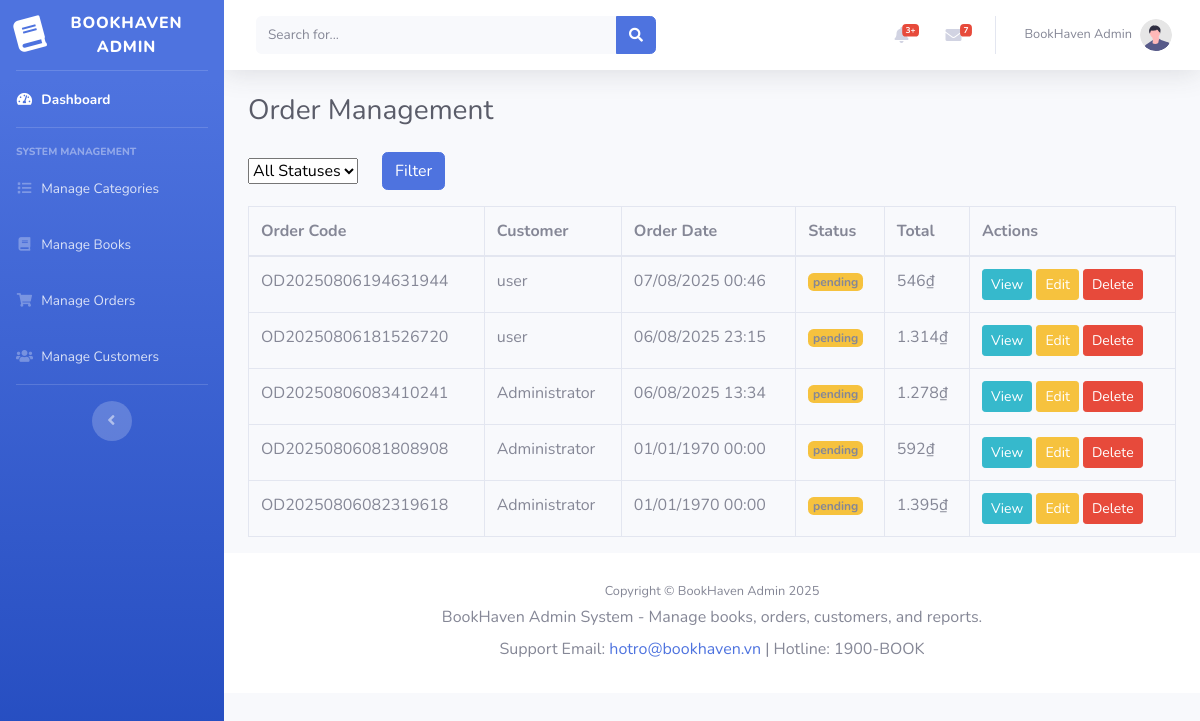
/admin/orders/index.php, run on the app's committed database.
### tables this page shows
CREATE TABLE `orders` (
  `id` int(11) NOT NULL,
  `user_id` int(11) DEFAULT NULL,
  `order_code` varchar(255) NOT NULL,
  `note` text DEFAULT NULL,
  `status` varchar(100) DEFAULT NULL,
  `subtotal` decimal(10,2) DEFAULT NULL,
  `tax_fee` decimal(10,2) DEFAULT NULL,
  `total` decimal(10,2) DEFAULT NULL,
  `created_at` datetime DEFAULT NULL,
  `updated_at` datetime DEFAULT NULL
);

CREATE TABLE `users` (
  `id` int(11) NOT NULL,
  `name` varchar(255) NOT NULL,
  `email` varchar(255) NOT NULL,
  `phone` varchar(255) NOT NULL,
  `password` varchar(255) NOT NULL,
  `role` varchar(255) NOT NULL DEFAULT 'user',
  `address` varchar(255) DEFAULT NULL
);

### admin/orders/index.php (the view, shortened to what this page needs)
<?php
require_once __DIR__ . '/../../config/database.php';
include __DIR__ . '/../admin_header.php';
$status = isset($_GET['status']) ? $_GET['status'] : '';
$where = $status ? "WHERE status = '" . addslashes($status) . "'" : '';
$sql = "SELECT o.*, u.name as customer FROM orders o LEFT JOIN users u ON o.user_id = u.id $where ORDER BY o.created_at DESC";
$stmt = $pdo->query($sql);
$orders = $stmt->fetchAll();
?>
<div class="container-fluid">
    <h1 class="h3 mb-4 text-gray-800">Order Management</h1>
    <form class="mb-3" method="get">
        <div class="row g-2 align-items-center">
            <div class="col-auto">
                <select name="status" class="form-select">
                    <option value="">All Statuses</option>
                </select>
            </div>
            <div class="col-auto">
                <button type="submit" class="btn btn-primary">Filter</button>
            </div>
        </div>
    </form>
    <table class="table table-bordered table-hover">
        <thead>
            <tr>
                <th>Order Code</th>
                <th>Customer</th>
                <th>Order Date</th>
                <th>Status</th>
                <th>Total</th>
                <th>Actions</th>
            </tr>
        </thead>
        <tbody>
            <?php foreach ($orders as $order): ?>
            <tr>
                <td><?= htmlspecialchars($order['order_code']) ?></td>
                <td><?= htmlspecialchars($order['customer']) ?></td>
                <td><?= date('d/m/Y H:i', strtotime($order['created_at'])) ?></td>
                <td><span
                        class="badge bg-<?= $order['status']=='approved'?'success':($order['status']=='cancelled'?'danger':'warning') ?>"><?= htmlspecialchars($order['status']) ?></span>
                </td>
                <td><?= number_format($order['total'], 0, ',', '.') ?>₫</td>
                <td>
                    <a href="detail.php?id=<?= $order['id'] ?>" class="btn btn-sm btn-info">View</a>
                    <a href="edit.php?id=<?= $order['id'] ?>" class="btn btn-sm btn-warning">Edit</a>
                    <a href="delete.php?id=<?= $order['id'] ?>" class="btn btn-sm btn-danger"
                        onclick="return confirm('Delete this order?')">Delete</a>
                </td>
            </tr>
            <?php endforeach; ?>
        </tbody>
    </table>
</div>
<?php include '../admin_footer.php'; ?>

### data on the page
orders: order_code "OD20250806194631944", user.name "user", created_at "07/08/2025 00:46", status "pending", total "546"
orders: order_code "OD20250806181526720", user.name "user", created_at "06/08/2025 23:15", status "pending", total "1.314"
orders: order_code "OD20250806083410241", user.name "Administrator", created_at "06/08/2025 13:34", status "pending", total "1.278"
orders: order_code "OD20250806081808908", user.name "Administrator", created_at "01/01/1970 00:00", status "pending", total "592"
orders: order_code "OD20250806082319618", user.name "Administrator", created_at "01/01/1970 00:00", status "pending", total "1.395"
